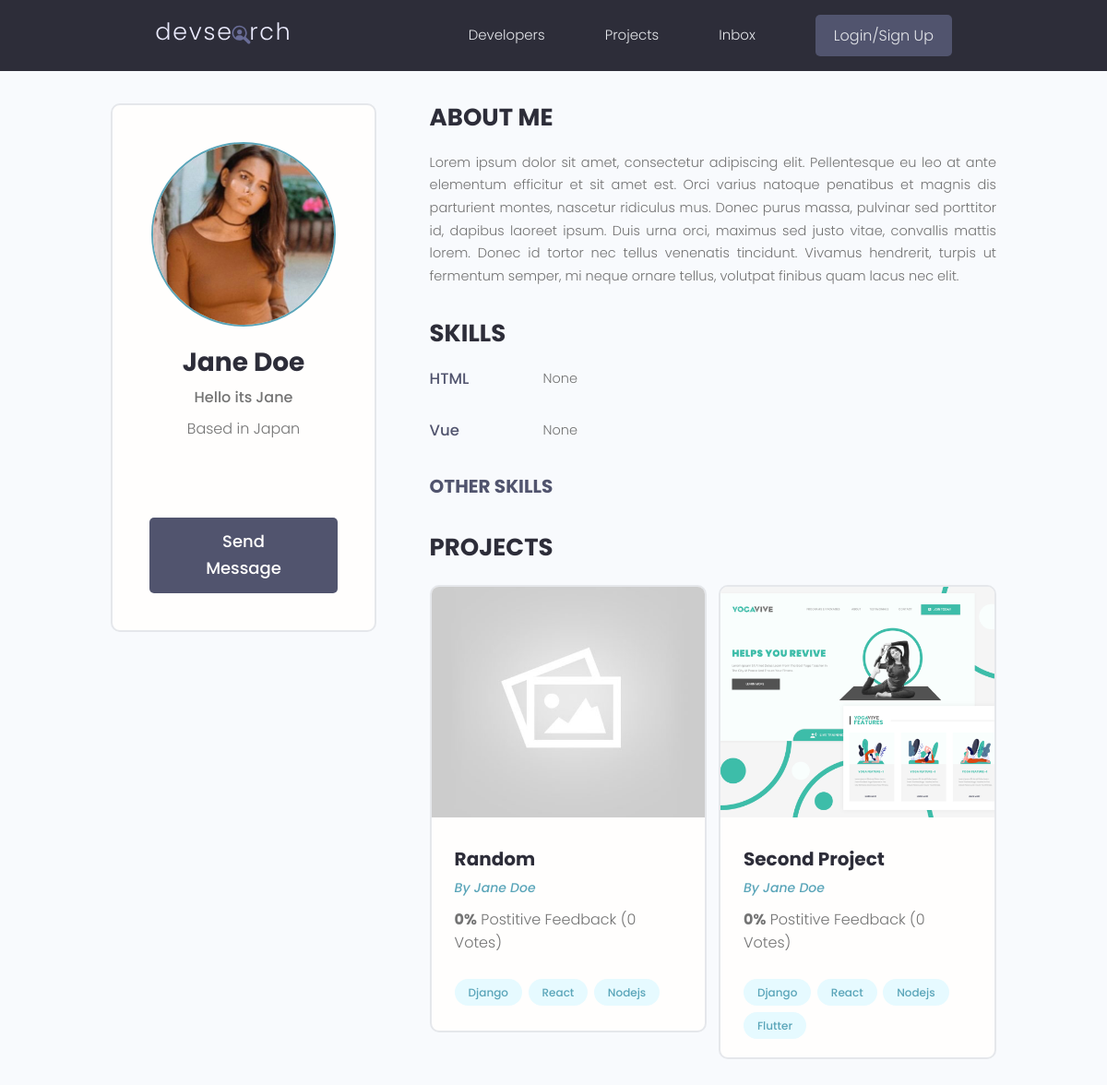
Screenshot of /users/2/ with the database file from the repository.
### users/models.py (models this page shows, shortened)
class Profile(models.Model):
    user = models.OneToOneField(User, on_delete=models.CASCADE, null=True, blank=True)
    name = models.CharField(max_length=100, blank=True, null = True)
    username = models.CharField(max_length=100, blank=True, null = True)
    location = models.CharField(max_length=100, blank=True, null = True)
    email = models.EmailField(max_length=100, blank=True, null = True)
    caption = models.CharField(max_length=200, null=True, blank=True)
    bio = models.TextField(max_length=500, null=True, blank=True)
    profile_image = models.ImageField(null=True, blank=True, upload_to='profiles/', default='profiles/user-default.png')
    social_github = models.CharField(max_length=100, blank=True, null = True)
    social_twitter = models.CharField(max_length=100, blank=True, null = True)
    created = models.DateTimeField(auto_now_add=True)

class Skill(models.Model):
    owner = models.ForeignKey(Profile, on_delete=models.CASCADE, null=True, blank=True)
    name = models.CharField(max_length=50, blank=True, null = True)
    description = models.CharField(max_length=200, blank=True, null = True)
    created = models.DateTimeField(auto_now_add=True)

### projects/models.py (models this page shows, shortened)
class Project(models.Model):
    title = models.CharField(max_length=200)
    owner = models.ForeignKey(Profile, null=True, blank=True, on_delete=models.SET_NULL)
    description = models.TextField(max_length=1000, null=True, blank=True)
    tags = models.ManyToManyField('Tag', blank=True)
    vote_total = models.IntegerField(default=0, null=True, blank=True)
    vote_ratio = models.IntegerField(default=0, null=True, blank=True)
    created = models.DateTimeField(auto_now_add=True)
    demo_link = models.CharField(max_length=2000, null=True, blank=True)
    source_link = models.CharField(max_length=2000, null=True, blank=True)
    featured_image = models.ImageField(null=True, blank=True, default='default.jpg')

class Tag(models.Model):
    name = models.CharField(max_length=100)
    created = models.DateTimeField(auto_now_add=True)
    def __str__(self):
        return self.name

### users/views.py (the view)
# urls.py: path('<int:id>/', views.userProfile, name='user-profile'),
def userProfile(request, id):
    profile = get_object_or_404(Profile, pk=id)
    topSkills = profile.skill_set.exclude(description__exact="")
    otherSkills = profile.skill_set.filter(description="")
    return render(request, 'users/user-profile.html', {'profile': profile, 'topSkills': topSkills, 'otherSkills': otherSkills,})

### users/templates/users/user-profile.html (shortened to what this page needs)
{% extends 'projects/base.html' %}
{% block content %}
<main class="profile my-md">
    <div class="container">
      <div class="layout">
        <div class="column column--1of3">
          <div class="card text-center">
            <div class="card__body dev">
              <img class="avatar avatar--xl" src="{{profile.profile_image.url}}" />
              <h2 class="dev__name">{{profile.name}}</h2>
              <p class="dev__title">{{profile.caption}}</p>
              <p class="dev__location">Based in {{profile.location}}</p>
              <ul class="dev__social">
              </ul>
              <a href="#" class="btn btn--sub btn--lg">Send Message </a>
            </div>
          </div>
        </div>
        <div class="column column--2of3">
          <div class="devInfo">
            <h3 class="devInfo__title">About Me</h3>
            <p class="devInfo__about">
              {{profile.bio}}
            </p>
          </div>
          <div class="devInfo">
            <h3 class="devInfo__title">Skills</h3>
            <div class="devInfo__skills">
                {% for skill in topSkills %}
              <div class="devSkill">
                <h4 class="devSkill__title">{{skill.name}}</h4>
                <p class="devSkill__info">
                  {{skill.description}}
                </p>
              </div>
              {% endfor %}
              <h3 class="devInfo__subtitle">Other Skills</h3>
            </div>
          </div>
          <div class="devInfo">
            <h3 class="devInfo__title">Projects</h3>
            <div class="grid grid--two">
                {% for project in profile.project_set.all %}
              <div class="column">
                <div class="card project">
                  <a href="{% url 'project-detail' project.id %}" class="project">
                    <img class="project__thumbnail" src="{{project.featured_image.url}}" alt="project thumbnail" />
                    <div class="card__body">
                      <h3 class="project__title">{{project.title}}</h3>
                      <p><a class="project__author" href="">By {{profile.name}}</a></p>
                      <p class="project--rating">
                        <span style="font-weight: bold;">{{project.vote_ratio}}%</span> Postitive
                        Feedback ({{project.vote_total}} Votes)
                      </p>
                      <div class="project__tags">
                          {% for tag in project.tags.all %}
                        <span class="tag tag--pill tag--main">
                          <small>{{tag}}</small>
                        </span>
                        {% endfor %}
                      </div>
                    </div>
                  </a>
                </div>
              </div>
              {% endfor %}
            </div>
          </div>
        </div>
      </div>
    </div>
  </main>
{% endblock %}

### static/styles/app.css (style rules this page uses)
:root { --color-sub: #2d2d39; }
.btn--sub { background-color: var(--color-sub-light); }
.card { border: 2px solid var(--color-light); }
img { width: 100%; }
.profile .card > .dev { padding: 4rem; }
.dev__name { color: var(--color-sub); font-size: 2.8rem; font-weight: 700; margin-top: 1rem; margin-bottom: 0.5rem; }
.dev__title { font-size: 1.6rem; font-weight: 500; line-height: 1.3; }
.dev__location { margin-top: 1rem; }
.dev__social { margin: 3rem 0; list-style: none; display: flex; justify-content: center; gap: 1.5rem; }
.devInfo { margin-bottom: 3rem; }
.devInfo__title, .devInfo__subtitle { font-size: 2.6rem; color: var(--color-sub); text-transform: uppercase; font-weight: 700; margin-bottom: 1.5rem; }
.devInfo__subtitle { font-size: 2rem; color: var(--color-sub-light); }
.devInfo__about, .devSkill__info { font-size: 1.45rem; line-height: 1.7; text-align: justify; }
.devSkill { margin-bottom: 3rem; }
.devSkill__title { font-size: 1.65rem; font-weight: 500; color: var(--color-sub-light); }
@media screen and (min-width: 700px) { .devSkill { display: flex; justify-content: space-between; gap: 3rem; } }
@media screen and (min-width: 700px) { .devSkill__info { flex-basis: 80%; } }
.project__author { font-size: 1.4rem; font-style: italic; }
.project--rating { margin-bottom: 1.6em; margin-top: .5em; }
.project__thumbnail { height: 25rem; object-fit: cover; object-position: top center; }
.project__title { font-size: 2rem; font-weight: 700; color: var(--color-sub); }

### static/uikit/styles/modules/_variables.css (style rules this page uses)
:root { --color-main: #5aa5b9; --color-main-light: #e6faff; --color-sub: #3f4156; --color-sub-light: #51546e; --color-sub-lighter: #ededfd; --color-text: #737373; --color-gray: #8b8b8b; --color-light: #e5e7eb; --color-light-gray: #767676; --color-bg: #f8fafd; --color-white: #fffefd; --color-white-light: #f3f3f3; --color-success: #359e64; --color-success-bg: #def8e8; --color-error: #fc4b0b; --color-error-bg: #fff2ee; --font-base: 'Poppins', arial, helvetica, 'Segoe UI', roboto, ubuntu, sans-serif; --font-monospace: 'Fira Code', 'Courier New', courier, monospace; --font-regular: 300; --font-medium: 500; --font-bold: 700; --generic-shadow: 1px 1px 5px #00000010; --generic-transition: all 0.3s ease-in-out; }

### static/uikit/styles/modules/_base.css (style rules this page uses)
* { margin: 0; padding: 0; box-sizing: border-box; text-rendering: optimizeLegibility; color: inherit; font-size: inherit; }
html { font-size: 50%; }
@media only screen and (min-width: 480px) { html { font-size: 56.25%; } }
@media only screen and (min-width: 1200px) { html { font-size: 62.5%; } }
body { line-height: 1.6; font-weight: 400; font-size: 1.5rem; color: var(--color-text); background-color: var(--color-bg); min-height: 100vh; }

### static/uikit/styles/modules/_typography.css (style rules this page uses)
* { font-family: var(--font-base); }
h2 { font-size: 3.6rem; font-weight: var(--font-bold); }
h3 { font-size: 3.2rem; font-weight: var(--font-medium); }
h4 { font-size: 2.8rem; font-weight: var(--font-medium); }
p, span, strong { font-size: 1.6rem; color: var(--color-text); font-weight: var(--font-regular); }
a { padding-bottom: 2px; text-decoration: none; display: inline-block; color: var(--color-main); font-weight: var(--font-medium); }

### static/uikit/styles/modules/_utilities.css (style rules this page uses)
.container { width: 92%; max-width: 165rem; margin: 0 auto; box-sizing: border-box; }
@media screen and (min-width: 1000px) { .container { width: 90%; } }
@media screen and (min-width: 1200px) { .container { width: 80%; } }
.text-center { text-align: center; }
.my-md { margin: 3rem auto; }

### static/uikit/styles/modules/_avatar.css (style rules this page uses)
.avatar { border-radius: 50%; border: 2px solid var(--color-main); object-fit: cover; }
.avatar--xl { height: 20rem; width: 20rem; }

### static/uikit/styles/modules/_button.css (style rules this page uses)
.btn { display: inline-block; position: relative; cursor: pointer; background-color: var(--color-light); font-weight: var(--font-medium); color: var(--color-sub); text-decoration: none; padding: 1rem 2rem; border-radius: 0.5rem; border: none; width: -webkit-fit-content; width: -moz-fit-content; width: fit-content; height: -webkit-fit-content; height: -moz-fit-content; height: fit-content; font-size: 1.6rem; outline-width: 0; outline-color: transparent; -webkit-backface-visibility: hidden; backface-visibility: hidden; transition: all 0.3s ease-in-out; }
.btn--sub { background-color: var(--color-sub); color: var(--color-white); }
.btn--lg { font-size: 1.8rem; padding: 1.2rem 4.5rem; }

### static/uikit/styles/modules/_card.css (style rules this page uses)
.card { border-radius: 1rem; background-color: var(--color-white); border: 1.5px solid var(--color-light); width: auto; height: auto; margin-top: 0.5rem; margin-bottom: 0.5rem; overflow: hidden; }
.card__body, .card__header { padding: 2rem 2.5rem; }

### rows the page displays
Profile: profile_image (picture), name "Jane Doe", caption "Hello its Jane", location "Japan", bio "Lorem ipsum dolor sit amet, consectetur adipiscing elit. Pellentesque eu leo at ante elementum efficitur et sit amet est. Orci varius natoque penatibus et magnis dis parturient montes, nascetur ridiculus mus. Donec purus massa, pulvinar sed porttitor id, dapibus laoreet ipsum. Duis urna orci, maximus sed justo vitae, convallis mattis lorem. Donec id tortor nec tellus venenatis tincidunt. Vivamus hendrerit, turpis ut fermentum semper, mi neque ornare tellus, volutpat finibus quam lacus nec elit."
Skill: name "HTML", description "None"
Skill: name "Vue", description "None"
Project: featured_image (placeholder picture), title "Random", vote_ratio "0", vote_total "0"
Tag: name "Django"
Tag: name "React"
Tag: name "Nodejs"
Project: featured_image (picture), title "Second Project", vote_ratio "0", vote_total "0"
Tag: name "Flutter"
